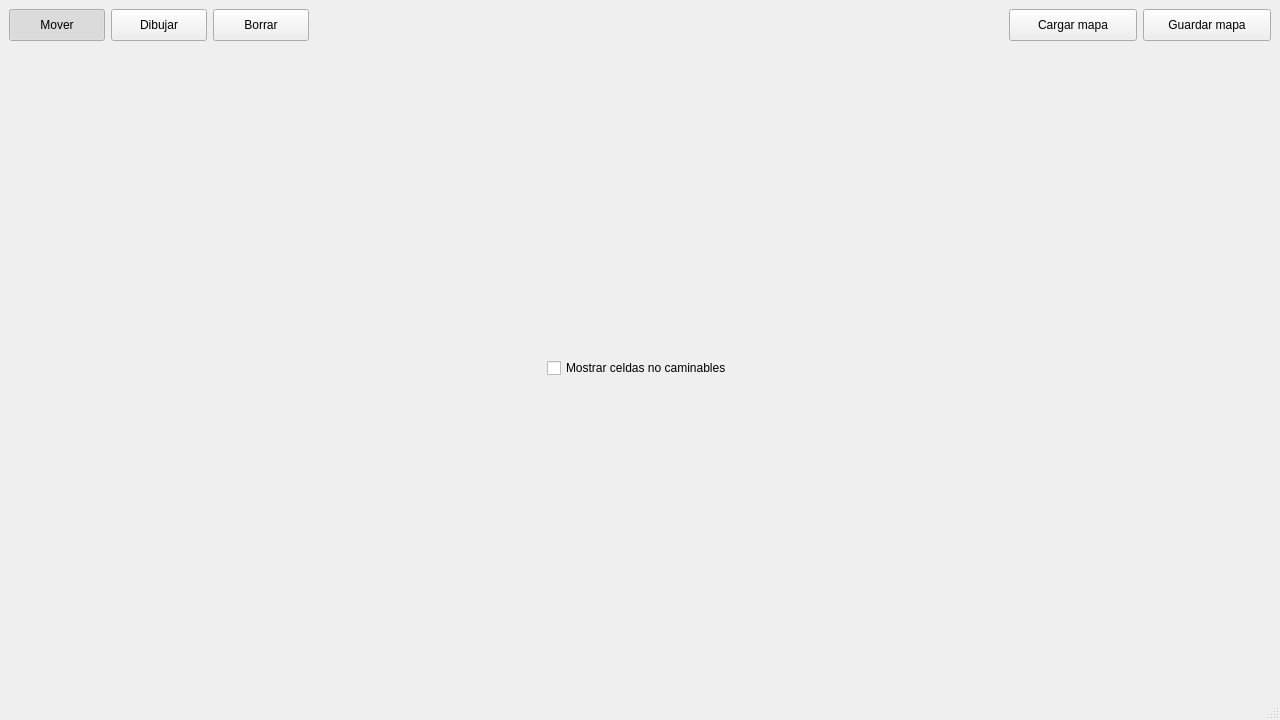
<?xml version="1.0" encoding="UTF-8"?>
<ui version="4.0">
 <class>Editor</class>
 <widget class="QMainWindow" name="Editor">
  <property name="enabled">
   <bool>true</bool>
  </property>
  <property name="geometry">
   <rect>
    <x>0</x>
    <y>0</y>
    <width>1280</width>
    <height>720</height>
   </rect>
  </property>
  <property name="sizePolicy">
   <sizepolicy hsizetype="Expanding" vsizetype="Expanding">
    <horstretch>0</horstretch>
    <verstretch>0</verstretch>
   </sizepolicy>
  </property>
  <property name="windowTitle">
   <string>MainWindow</string>
  </property>
  <widget class="QWidget" name="centralwidget">
   <layout class="QVBoxLayout" name="verticalLayout">
    <item>
     <layout class="QHBoxLayout" name="horizontalLayout">
      <item>
       <widget class="QPushButton" name="dragBtn">
        <property name="minimumSize">
         <size>
          <width>96</width>
          <height>32</height>
         </size>
        </property>
        <property name="maximumSize">
         <size>
          <width>96</width>
          <height>32</height>
         </size>
        </property>
        <property name="text">
         <string>Mover</string>
        </property>
        <property name="checkable">
         <bool>true</bool>
        </property>
        <property name="checked">
         <bool>true</bool>
        </property>
       </widget>
      </item>
      <item>
       <widget class="QPushButton" name="drawBtn">
        <property name="minimumSize">
         <size>
          <width>96</width>
          <height>32</height>
         </size>
        </property>
        <property name="maximumSize">
         <size>
          <width>96</width>
          <height>32</height>
         </size>
        </property>
        <property name="text">
         <string>Dibujar</string>
        </property>
        <property name="checkable">
         <bool>true</bool>
        </property>
       </widget>
      </item>
      <item>
       <widget class="QPushButton" name="eraseBtn">
        <property name="minimumSize">
         <size>
          <width>96</width>
          <height>32</height>
         </size>
        </property>
        <property name="maximumSize">
         <size>
          <width>96</width>
          <height>32</height>
         </size>
        </property>
        <property name="text">
         <string>Borrar</string>
        </property>
        <property name="checkable">
         <bool>true</bool>
        </property>
       </widget>
      </item>
      <item>
       <spacer name="horizontalSpacer">
        <property name="orientation">
         <enum>Qt::Orientation::Horizontal</enum>
        </property>
        <property name="sizeHint" stdset="0">
         <size>
          <width>40</width>
          <height>20</height>
         </size>
        </property>
       </spacer>
      </item>
      <item>
       <widget class="QPushButton" name="loadBtn">
        <property name="minimumSize">
         <size>
          <width>128</width>
          <height>32</height>
         </size>
        </property>
        <property name="maximumSize">
         <size>
          <width>128</width>
          <height>32</height>
         </size>
        </property>
        <property name="text">
         <string>Cargar mapa</string>
        </property>
        <property name="icon">
         <iconset theme="folder"/>
        </property>
       </widget>
      </item>
      <item>
       <widget class="QPushButton" name="saveBtn">
        <property name="minimumSize">
         <size>
          <width>128</width>
          <height>32</height>
         </size>
        </property>
        <property name="maximumSize">
         <size>
          <width>128</width>
          <height>32</height>
         </size>
        </property>
        <property name="text">
         <string>Guardar mapa</string>
        </property>
        <property name="icon">
         <iconset theme="document-save"/>
        </property>
       </widget>
      </item>
     </layout>
    </item>
    <item>
     <widget class="QFrame" name="mainframe">
      <property name="sizePolicy">
       <sizepolicy hsizetype="Expanding" vsizetype="Expanding">
        <horstretch>0</horstretch>
        <verstretch>0</verstretch>
       </sizepolicy>
      </property>
      <property name="frameShape">
       <enum>QFrame::Shape::NoFrame</enum>
      </property>
      <property name="frameShadow">
       <enum>QFrame::Shadow::Plain</enum>
      </property>
      <layout class="QHBoxLayout" name="horizontalLayout_2">
       <item>
        <layout class="QVBoxLayout" name="verticalLayout_2">
         <item>
          <widget class="QCheckBox" name="cbox_unwalkables">
           <property name="text">
            <string>Mostrar celdas no caminables</string>
           </property>
           <property name="icon">
            <iconset theme="QIcon::ThemeIcon::DocumentProperties"/>
           </property>
           <property name="checked">
            <bool>false</bool>
           </property>
           <property name="autoRepeat">
            <bool>false</bool>
           </property>
           <property name="tristate">
            <bool>false</bool>
           </property>
          </widget>
         </item>
         <item>
          <layout class="QGridLayout" name="selectorWidget">
           <property name="sizeConstraint">
            <enum>QLayout::SizeConstraint::SetMaximumSize</enum>
           </property>
          </layout>
         </item>
        </layout>
       </item>
       <item>
        <layout class="QGridLayout" name="mapWidget">
         <property name="sizeConstraint">
          <enum>QLayout::SizeConstraint::SetNoConstraint</enum>
         </property>
        </layout>
       </item>
      </layout>
     </widget>
    </item>
   </layout>
  </widget>
  <widget class="QMenuBar" name="menubar">
   <property name="geometry">
    <rect>
     <x>0</x>
     <y>0</y>
     <width>1280</width>
     <height>23</height>
    </rect>
   </property>
  </widget>
  <widget class="QStatusBar" name="statusbar"/>
 </widget>
 <resources/>
 <connections/>
</ui>
